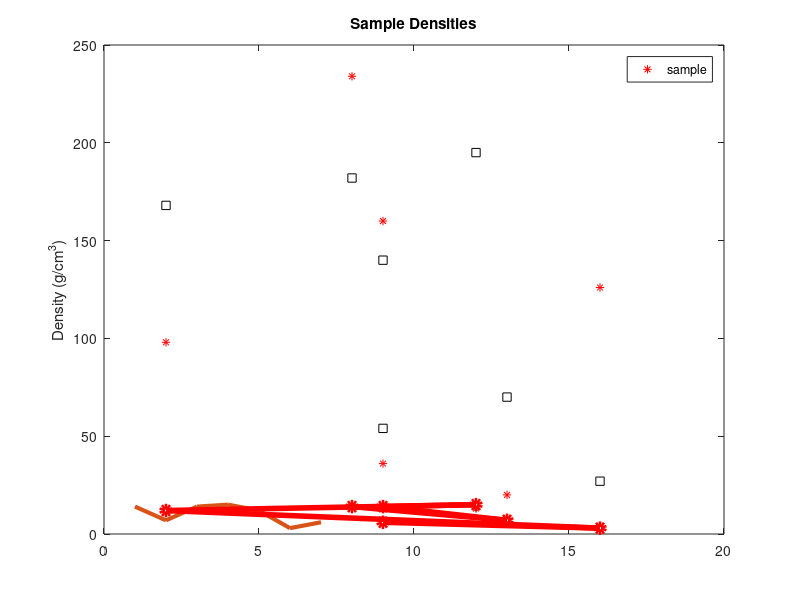

The MATLAB script that drew this image:
%-- assignment to variables
% right is assigned to the left
x = 3 + 4

%-- output and workspace
% semicolon supresses output, but the computation still happens and
% shows up in the workspace

y = x + 5;

% changing a variable value does not retroactively change other dependents
x = 2;
% y value hasn't changed until it's called/recalculated again

% all variables are cleared from the workspace by clear
clear

%-- command window
% clc clears command window
clc

%-- built-in constants have high precision
% pi is precise pi but only 4 decimals are shown
pi

% imaginary constant is denoted with i
i

%-- built-in functions
% absolute value
abs(3.4)

% eigenvalues
eig (4)

% sine function
sin (2.4)
x = pi/2;
y = sin(x)

% square root function
z = sqrt(-9)

clear
clc

%-- arrays
% all matlab variables are arrays
% single number, scalar, ia a 1x1 array
x = 4

% use square brackets [] for multiple element arrays
x = [7 9]

% space or comma , separates columns of data
x = [7,9]

% semicolons separates rows from each other
% you can also use this semicolon to move to a new line
x = [7;9]

y = [7;
    8;
    9]

z = [5 6 7;
    8 9 10]

% calculations within matricies also work
x = [sqrt(2) pi^2]

%-- evenly spaced vectors
% the : operator can be used to create a vector in a range
x = 1:3

% default begining:end spacing of 1
% custom begining:spacing:end
x = 1:0.5:5
x = 3:2:14

% to dictate the number of elements (as opposed to the spacing)
% use the linspace function
% linspace(first,last,number_of_elements)

x = linspace(1,10,5)

% turn row vectors into column vectors with the transpose operator '
x = x'

% parenthesis indicate order of operations
y = (1:2:5)'

clear
clc

%-- array creation functions
% create a random matrix of n by n by using rand(n) function

x = rand(5)

% or rows,columns rand(rows,columns)
x = rand(5,8)

% create a zeros column by zeros(rows,column)
y = zeros(4,2)

clear
clc

%-- saving and loading variables
% save a variable inside a mat file by command
% save (filename).mat (variable to store)

x = rand(8);
save foo x

% load the saved variables by calling its saved file
clear
% clears the workspace
load foo
% refills workspace with all variables previously saved in foo.mat

%-- importing data
% data files such as text files, spreadsheets, and images can be imported
% navigate to file location in the "current folder"
% right click on data to import > import data
% select portions of data you want to import and name it
% imported data shows up in the workspace now and can be used

%-- indexing into arrays
% extract values from an array using row,column indexing
% variable_to_store_in = MatrixName(row,column);

t = x(3,1)

% end means the last element
t = x(4,end)

% use arithmetic end-1 for second last
t = x(end-1, 2)

% extract multiple elements by using :
% : means all elements in that direction
% ex: w=x(2,:) means the variable t will hold a vector containing
% all elements from the 2nd row, and entire columns of matrix x

c = x(2,:)

% ex x = A(1:3,:) means extract the 1sr, 2nd, and 3rd rows (every column)
% from matrix A and put it in vector x

w = x(1:3,:)

% if only a row or column vector, extract single element with index value
% ex x = v(3) gives the 3rd element of row(or column) vector v

g = c(3)

% extract a range vector from a vector via x = v(3:end)
g = c(3:end)

%-- changing values in an array
% target a specific value in an array and change it by
% ArrayName(row,column) = NewValue

w
w(1,2) = 99

%-- performing array operations on vectors
clear
clc
data = rand(8,9)
density = data(:,2)
v1=data(:,3)
v2=data(:,4)

% adding a scalar value to all the elements of an array r = v1 + 1
r = v1 + 1

% add 2 arrays of the same size vs = v1 = v2
vs = v1 + v2

% multiply or divide all elements by a scalar va = vs/2
va = vs/2

% maximum value of a vector extracted by vm = max(va)
vm = max(va)

% can also perform functions over all array elements
% ex: xSqrt = sqrt(x) or vr = round(va)

vr = round(va)

% vector multiplication using * will only work if the dimentions agree
% can take transpose of a vector to change its dimensions. Gives matrix
v_test = va * density'

% * is matrix multiplication (gives a matrix)
% .* is elementwise multiplication (multiply the corresponding elements
% of two equally sized arrays

mass = density .* va

%-- obtaining multiple outputs from function calls
% size of an array is given by size(arrayName)

dsize = size(data)

% can get 2 outputs from one function using []
% ex [xrow,xcol] = size(x)

[dr,dc] = size(data)

% if the max function is called with 2 outputs, the 2nd is the index
[vMax,ivMax] = max(v2)

%-- Matlab help
% use the help button in the Home tab and search
% use doc functionName to see help about that function
clear
clc

%-- random integer
x = randi([1,20],7,4)

%-- plotting vectors
data = x;
sample = data(:,1);
density = data(:,2);
v1 = data(:,3);
v2 = data(:,4);
mass1 = density.*v1;
mass2 = density.*v2;

% 2 vectors of the same length are plotted against each other using plot
% ex plot(xaxis,yaxis)
plot(sample,mass1)

% plot can have color, line style, marker style specified
% ex. plot(x,y,'r--o')
plot(sample,mass2,'r*')

% use hold on to plot the next graph on top of the previous
hold on
plot(sample,mass1,'ks')

% close all open figures by using close all command
close all

% plot a vector on y against numbers 1 to vector length range by plot(v1)
plot(v1)

% further define plots by stating property names and their values
plot(v1,'LineWidth',3)

% plot(x,yarguments,'line specifier','propertyname',property value)
plot(sample,v1,'ro-','LineWidth',4)

% labels can be added to plots retroactively
title('Sample Densities')
ylabel('Density (g/cm^3)')
legend('sample')

% plots can be made by selecting the x (and y) variables from the
% workspace, then clicking the plots tab and choosing a plot

%-- fast fourier transform
% use fft(array) to get its FFT

%-- number of elements in an array
% numel(array)

%-- absolute value
% abs(array)

%-- loglog plot
% a loglog plot is used in the same manner as the plot function
% to obtain log scales for both axes